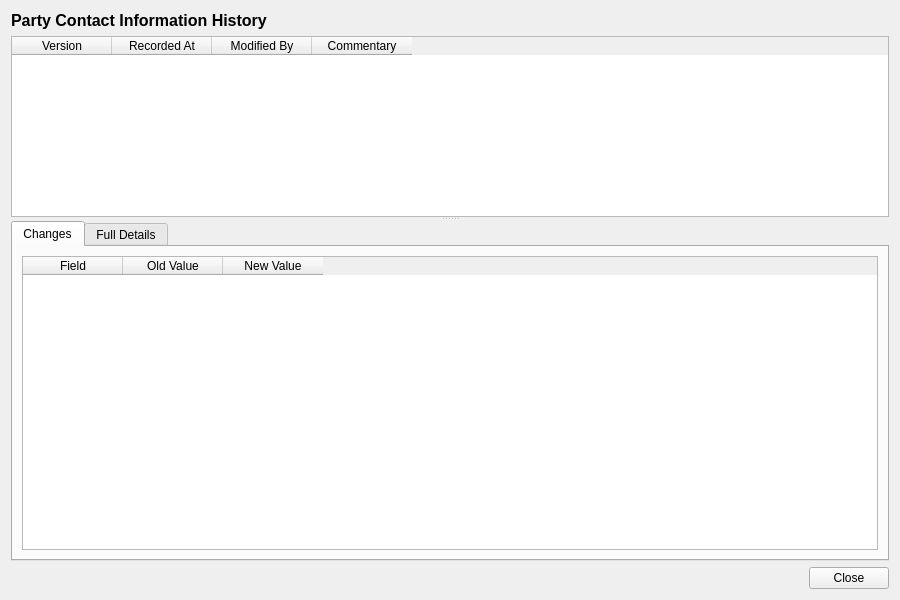
<?xml version="1.0" encoding="UTF-8"?>
<ui version="4.0">
 <class>PartyContactInformationHistoryDialog</class>
 <widget class="QWidget" name="PartyContactInformationHistoryDialog">
  <property name="geometry">
   <rect>
    <x>0</x>
    <y>0</y>
    <width>900</width>
    <height>600</height>
   </rect>
  </property>
  <property name="windowTitle">
   <string>Party Contact Information History</string>
  </property>
  <layout class="QVBoxLayout" name="verticalLayout">
   <item>
    <widget class="QLabel" name="titleLabel">
     <property name="font">
      <font>
       <pointsize>12</pointsize>
       <bold>true</bold>
      </font>
     </property>
     <property name="text">
      <string>Party Contact Information History</string>
     </property>
    </widget>
   </item>
   <item>
    <widget class="QSplitter" name="splitter">
     <property name="orientation">
      <enum>Qt::Vertical</enum>
     </property>
     <widget class="QTableWidget" name="versionListWidget">
      <property name="minimumHeight">
       <number>150</number>
      </property>
      <property name="maximumHeight">
       <number>250</number>
      </property>
      <property name="alternatingRowColors">
       <bool>true</bool>
      </property>
      <property name="editTriggers">
       <set>QAbstractItemView::NoEditTriggers</set>
      </property>
      <property name="selectionMode">
       <enum>QAbstractItemView::SingleSelection</enum>
      </property>
      <property name="selectionBehavior">
       <enum>QAbstractItemView::SelectRows</enum>
      </property>
      <column>
       <property name="text">
        <string>Version</string>
       </property>
      </column>
      <column>
       <property name="text">
        <string>Recorded At</string>
       </property>
      </column>
      <column>
       <property name="text">
        <string>Modified By</string>
       </property>
      </column>
      <column>
       <property name="text">
        <string>Commentary</string>
       </property>
      </column>
     </widget>
     <widget class="QWidget" name="detailWidget">
      <layout class="QVBoxLayout" name="detailLayout">
       <property name="leftMargin">
        <number>0</number>
       </property>
       <property name="topMargin">
        <number>0</number>
       </property>
       <property name="rightMargin">
        <number>0</number>
       </property>
       <property name="bottomMargin">
        <number>0</number>
       </property>
       <item>
        <widget class="QTabWidget" name="tabWidget">
         <property name="currentIndex">
          <number>0</number>
         </property>
         <widget class="QWidget" name="changesTab">
          <attribute name="title">
           <string>Changes</string>
          </attribute>
          <layout class="QVBoxLayout" name="changesTabLayout">
           <item>
            <widget class="QTableWidget" name="changesTableWidget">
             <property name="editTriggers">
              <set>QAbstractItemView::NoEditTriggers</set>
             </property>
             <property name="alternatingRowColors">
              <bool>true</bool>
             </property>
             <property name="selectionMode">
              <enum>QAbstractItemView::SingleSelection</enum>
             </property>
             <property name="selectionBehavior">
              <enum>QAbstractItemView::SelectRows</enum>
             </property>
             <column>
              <property name="text">
               <string>Field</string>
              </property>
             </column>
             <column>
              <property name="text">
               <string>Old Value</string>
              </property>
             </column>
             <column>
              <property name="text">
               <string>New Value</string>
              </property>
             </column>
            </widget>
           </item>
          </layout>
         </widget>
         <widget class="QWidget" name="fullDetailsTab">
          <attribute name="title">
           <string>Full Details</string>
          </attribute>
          <layout class="QVBoxLayout" name="fullDetailsTabLayout">
           <item>
            <widget class="QScrollArea" name="scrollArea">
             <property name="widgetResizable">
              <bool>true</bool>
             </property>
             <widget class="QWidget" name="scrollAreaWidgetContents">
              <property name="geometry">
               <rect>
                <x>0</x>
                <y>0</y>
                <width>560</width>
                <height>450</height>
               </rect>
              </property>
              <layout class="QFormLayout" name="formLayout">
               <item row="0" column="0">
                <widget class="QLabel" name="idLabel">
                 <property name="text">
                  <string>Id:</string>
                 </property>
                </widget>
               </item>
               <item row="0" column="1">
                <widget class="QLabel" name="idValue">
                 <property name="text">
                  <string/>
                 </property>
                </widget>
               </item>
               <item row="1" column="0">
                <widget class="QLabel" name="contact_typeLabel">
                 <property name="text">
                  <string>Type:</string>
                 </property>
                </widget>
               </item>
               <item row="1" column="1">
                <widget class="QLabel" name="contactTypeValue">
                 <property name="text">
                  <string/>
                 </property>
                </widget>
               </item>
               <item row="2" column="0">
                <widget class="QLabel" name="street_line_1Label">
                 <property name="text">
                  <string>Street Line 1:</string>
                 </property>
                </widget>
               </item>
               <item row="2" column="1">
                <widget class="QLabel" name="streetLine1Value">
                 <property name="text">
                  <string/>
                 </property>
                </widget>
               </item>
               <item row="3" column="0">
                <widget class="QLabel" name="street_line_2Label">
                 <property name="text">
                  <string>Street Line 2:</string>
                 </property>
                </widget>
               </item>
               <item row="3" column="1">
                <widget class="QLabel" name="streetLine2Value">
                 <property name="text">
                  <string/>
                 </property>
                </widget>
               </item>
               <item row="4" column="0">
                <widget class="QLabel" name="cityLabel">
                 <property name="text">
                  <string>City:</string>
                 </property>
                </widget>
               </item>
               <item row="4" column="1">
                <widget class="QLabel" name="cityValue">
                 <property name="text">
                  <string/>
                 </property>
                </widget>
               </item>
               <item row="5" column="0">
                <widget class="QLabel" name="stateLabel">
                 <property name="text">
                  <string>State:</string>
                 </property>
                </widget>
               </item>
               <item row="5" column="1">
                <widget class="QLabel" name="stateValue">
                 <property name="text">
                  <string/>
                 </property>
                </widget>
               </item>
               <item row="6" column="0">
                <widget class="QLabel" name="country_codeLabel">
                 <property name="text">
                  <string>Country Code:</string>
                 </property>
                </widget>
               </item>
               <item row="6" column="1">
                <widget class="QLabel" name="countryCodeValue">
                 <property name="text">
                  <string/>
                 </property>
                </widget>
               </item>
               <item row="7" column="0">
                <widget class="QLabel" name="postal_codeLabel">
                 <property name="text">
                  <string>Postal Code:</string>
                 </property>
                </widget>
               </item>
               <item row="7" column="1">
                <widget class="QLabel" name="postalCodeValue">
                 <property name="text">
                  <string/>
                 </property>
                </widget>
               </item>
               <item row="8" column="0">
                <widget class="QLabel" name="phoneLabel">
                 <property name="text">
                  <string>Phone:</string>
                 </property>
                </widget>
               </item>
               <item row="8" column="1">
                <widget class="QLabel" name="phoneValue">
                 <property name="text">
                  <string/>
                 </property>
                </widget>
               </item>
               <item row="9" column="0">
                <widget class="QLabel" name="emailLabel">
                 <property name="text">
                  <string>Email:</string>
                 </property>
                </widget>
               </item>
               <item row="9" column="1">
                <widget class="QLabel" name="emailValue">
                 <property name="text">
                  <string/>
                 </property>
                </widget>
               </item>
               <item row="10" column="0">
                <widget class="QLabel" name="web_pageLabel">
                 <property name="text">
                  <string>Web Page:</string>
                 </property>
                </widget>
               </item>
               <item row="10" column="1">
                <widget class="QLabel" name="webPageValue">
                 <property name="text">
                  <string/>
                 </property>
                </widget>
               </item>
               <item row="11" column="0">
                <widget class="QLabel" name="versionNumberLabel">
                 <property name="text">
                  <string>Version:</string>
                 </property>
                </widget>
               </item>
               <item row="11" column="1">
                <widget class="QLabel" name="versionNumberValue">
                 <property name="text">
                  <string/>
                 </property>
                </widget>
               </item>
               <item row="12" column="0">
                <widget class="QLabel" name="modifiedByLabel">
                 <property name="text">
                  <string>Modified By:</string>
                 </property>
                </widget>
               </item>
               <item row="12" column="1">
                <widget class="QLabel" name="modifiedByValue">
                 <property name="text">
                  <string/>
                 </property>
                </widget>
               </item>
               <item row="13" column="0">
                <widget class="QLabel" name="recordedAtLabel">
                 <property name="text">
                  <string>Recorded At:</string>
                 </property>
                </widget>
               </item>
               <item row="13" column="1">
                <widget class="QLabel" name="recordedAtValue">
                 <property name="text">
                  <string/>
                 </property>
                </widget>
               </item>
               <item row="14" column="0">
                <widget class="QLabel" name="changeCommentaryLabel">
                 <property name="text">
                  <string>Change Commentary:</string>
                 </property>
                </widget>
               </item>
               <item row="14" column="1">
                <widget class="QLabel" name="changeCommentaryValue">
                 <property name="text">
                  <string/>
                 </property>
                 <property name="wordWrap">
                  <bool>true</bool>
                 </property>
                </widget>
               </item>
              </layout>
             </widget>
            </widget>
           </item>
          </layout>
         </widget>
        </widget>
       </item>
      </layout>
     </widget>
    </widget>
   </item>
   <item>
    <layout class="QHBoxLayout" name="buttonLayout">
     <item>
      <spacer name="horizontalSpacer">
       <property name="orientation">
        <enum>Qt::Horizontal</enum>
       </property>
       <property name="sizeHint" stdset="0">
        <size><width>40</width><height>20</height></size>
       </property>
      </spacer>
     </item>
     <item>
      <widget class="QPushButton" name="closeButton">
       <property name="text">
        <string>Close</string>
       </property>
      </widget>
     </item>
    </layout>
   </item>
  </layout>
 </widget>
 <resources/>
 <connections/>
</ui>
